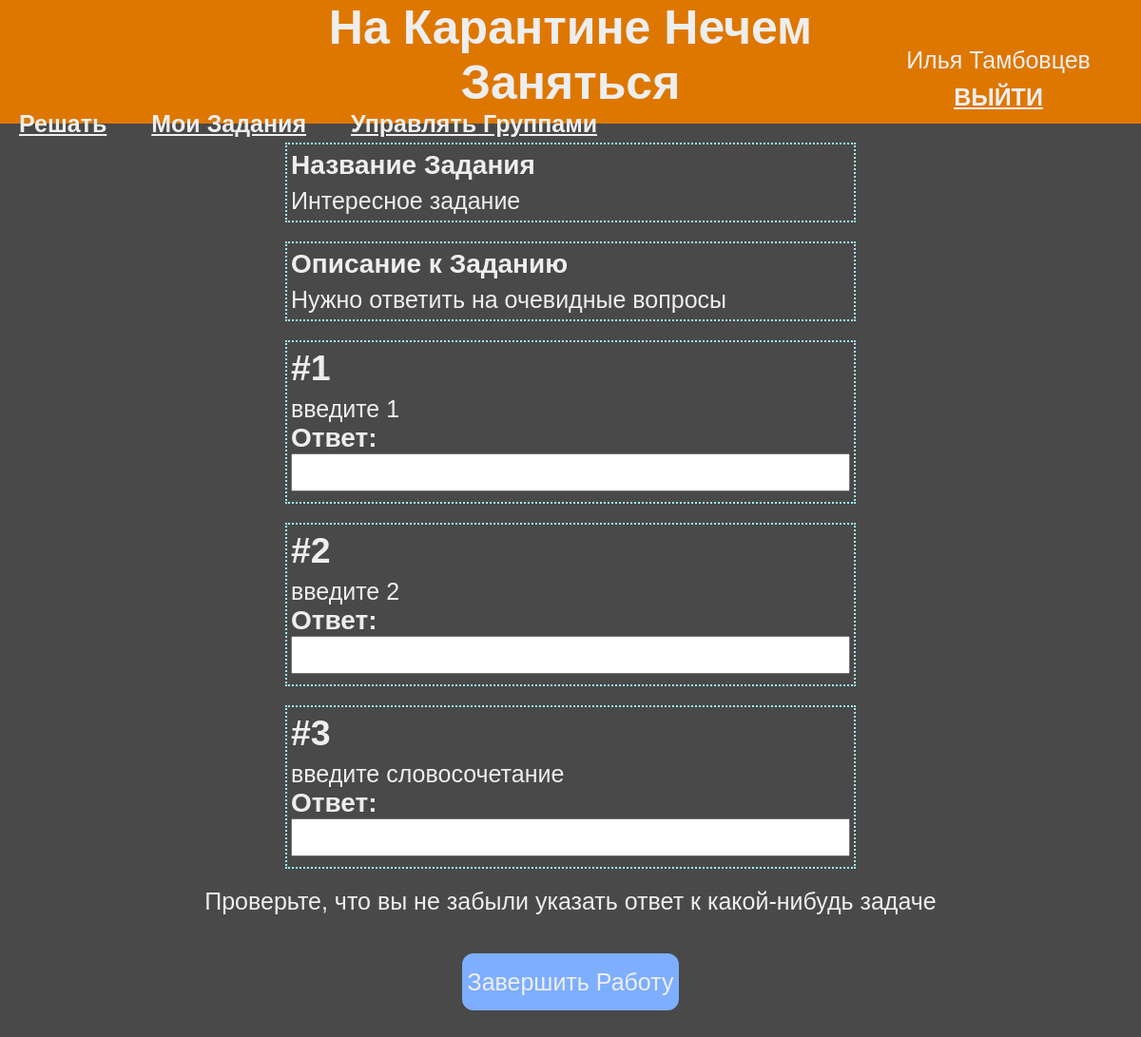
Before: /solve/8 (signed in) with the older database file.
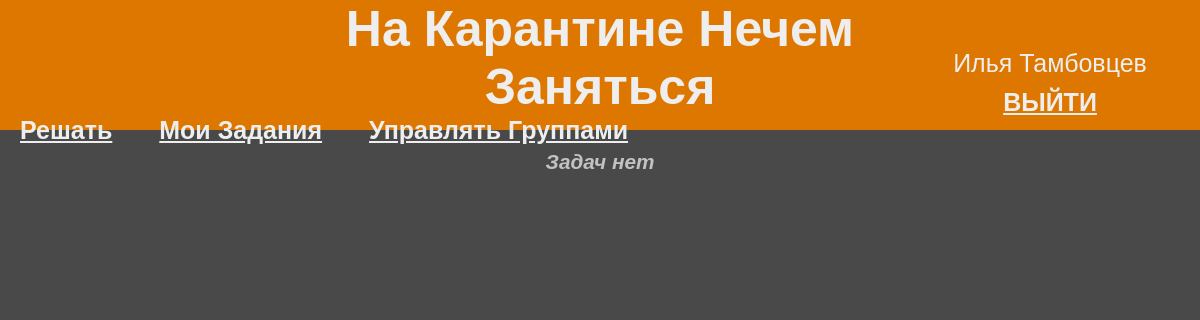
After: the same page with the newer database file.
### data/task.py (models this page shows, shortened)
class Task(SqlAlchemyBase, SerializerMixin):
    __tablename__ = "tasks"
    id = sa.Column(sa.Integer,
                   primary_key=True,
                   autoincrement=True)
    name = sa.Column(sa.String, default="Задание Без Названия")
    created_time = sa.Column(sa.DateTime,
                             default=datetime.datetime.now)
    description = sa.Column(sa.String, default="""Описания нет :-( <br/>
                                                  Должно быть вы знаете, что делать""")
    user_id = sa.Column(sa.Integer, sa.ForeignKey("users.id"))
    deadlines = sa.orm.relationship("Deadline",
                                    backref="task",
                                    lazy="subquery")
    problems = sa.orm.relationship("Problem",
                                    backref="task",
                                    lazy="subquery")

### data/problem.py (models this page shows)
class Problem(SqlAlchemyBase, SerializerMixin):
    __tablename__ = "problems"
    id = sa.Column(sa.Integer,
                   primary_key=True,
                   autoincrement=True)
    text = sa.Column(sa.String)
    answer = sa.Column(sa.String)
    task_id = sa.Column(sa.Integer, sa.ForeignKey("tasks.id"))

### main.py (the view, shortened to what this page needs)
@app.route("/solve/<int:dl_id>", methods=["GET", "POST"])
def solve(dl_id):
    if request.method == "GET":
        sql = db.create_session()
        dl = sql.query(db.Deadline).get(dl_id)
        task = dl.task
        if task is None:
            return render_template("solve.html", problems=[], data=None)
        problems = []
        for p in task.problems:
            p_data = p.to_dict(only=("id", "text"))
            problems.append(p_data)
        data = task.to_dict(only=("description", "name"))
        sql.close()
        return render_template("solve.html", problems=problems, data=data)

### data/db_session.py (called while the page is built)
def create_session() -> Session:
    global __factory
    return __factory()

### data/user.py (called while the page is built)
    @property
    def full_name(self):
        return " ".join([self.name, self.surname])

### main.py (called while the page is built)
@login_manager.user_loader
def load_user(user_id):
    sql = db.create_session()
    return sql.query(db.User).get(user_id)

### templates/solve.html (shortened to what this page needs)
{% extends "/j2/base.j2" %}
{% block head %}
<link rel="stylesheet" type="text/css" href="/static/css/taskNgroup.css">
<link rel="stylesheet" type="text/css" href="/static/css/manageTask.css">
{% endblock %}
{% block body_content %}
	<form class="baseform" method="post">
		<div class="container">
			{% if data is not none %}
				<div class="item">
					<label class="itemTitle">Название Задания</label>
					<label class="current">{{ data['name'] }}</label>
				</div>
				<div class="item">
					<label class="itemTitle">Описание к Заданию</label>
					<label class="current">{{ data['description']|safe }}</label>
				</div>
			{% endif %}
			{% if problems|length() != 0 %}
				<div id="problems" class="container">
					{% for p in problems %}
						<div class="item">
							<h2>#{{ loop.index }}</h2>
							<p class="current para">
								{{ p['text']|safe }}
							</p>
							<div class="ans">
								<label class="itemTitle">Ответ:</label>
							</div>
							<input class="fieldInput" type="text" name="{{ p['id'] }}">
						</div>
					{% endfor %}
				</div>
				<p class="attention">Проверьте, что вы не забыли указать ответ к какой-нибудь задаче</p>
				<button class="submitBtn">Завершить Работу</button>
			{% else %}
				<div class="container">
					<h5 class="listEmpty">Задач нет</h5>
				</div>
			{% endif %}
		</div>
	</form>
{% endblock %}

Changed rows visible on the page:
no longer on this page (row edited): Task: name "Интересное задание", description "Нужно ответить на очевидные вопросы"
no longer on this page (row edited): Problem: text "введите 1"
no longer on this page (row edited): Problem: text "введите 2"
no longer on this page (row edited): Problem: text "введите словосочетание"
Other visible differences:
text no longer shown: "Название Задания Описание к Заданию Проверьте, что вы не забыли указать ответ к какой-нибудь задаче Завершить Работу"
text now shown: "Задач нет"
